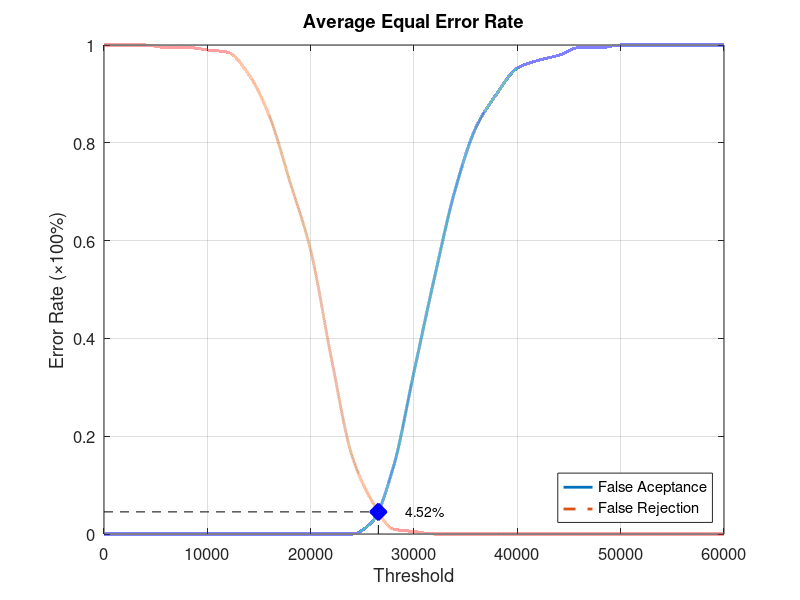
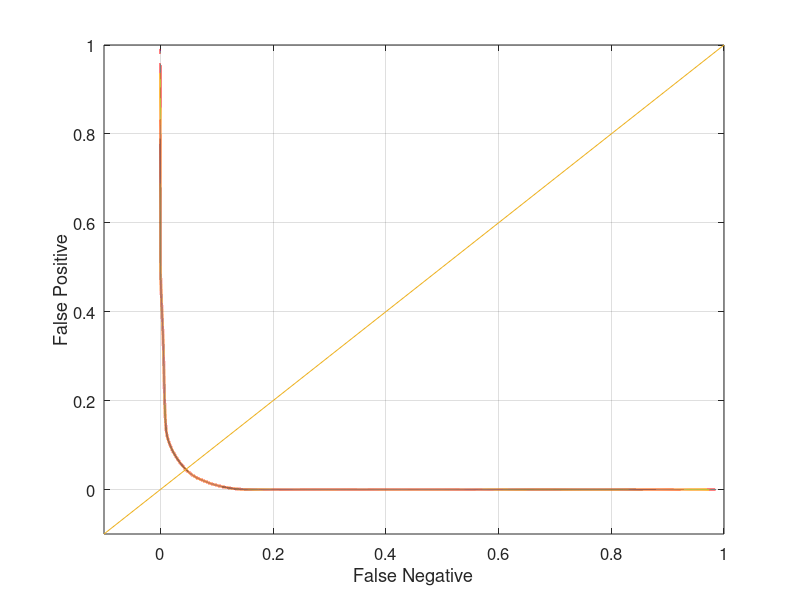

Reproduce these figures in MATLAB, in order.
function yEER = Database4_3
close all;
clear;
clc;
x = 0:2000:60000;
xq = 0:0.5:60000;

y0 = [0 0 0 0 0 0 0 0 0 0 0 0 0 0.0263158 0.136842 0.331579 0.526316 0.705263 0.831579 0.9 0.952632 0.968421 0.978947 0.994737 0.994737 1 1 1 1 1 1];
yy0 = interp1(x, y0, xq, 'pchip');
y1 = [1 1 1 0.995 0.995 0.99 0.985 0.94 0.855 0.72 0.58 0.36 0.16 0.065 0.01 0.005 0 0 0 0 0 0 0 0 0 0 0 0 0 0 0];
yy1 = interp1(x, y1, xq, 'pchip');

% Calculating EER: 
y2 = abs(y0 - y1);
find(y2 == min(y2))
yy2 = abs(yy0 - yy1);
xEER = find(yy2 == min(yy2));
xEERIndex = xq(xEER) % X-axis EER
yEER = yy0(xEER) % Y-axis EER

main = figure
plot(xq, yy0,'-','LineWidth', 2);	hold on
plot(xq, yy1,'--','LineWidth', 2);	hold on
plot([xEERIndex xEERIndex], [0 yEER], 'k--');	hold on
plot([0 xEERIndex], [yEER yEER], 'k--');	hold on
plot(xEERIndex, yEER, 'bx', 'LineWidth', 10);	hold on
text(xEERIndex + 10 * xEERIndex / 100, yEER, [num2str(round((10000 * yEER)) / 100) '%'])
legend('False Aceptance', 'False Rejection', 'Location', 'SouthEast')
xlabel('Threshold')
ylabel('Error Rate (\times100%)')
title('Average Equal Error Rate')
set(gca, 'FontSize', 12)
axis([0 60000 0 1])
grid on

print(main, 'Database4_3Main', '-dpng');
FNRxFPR = figure('Color', [1 1 1]);
plot(yy1, yy0, '-', yy1, yy0, 'LineWidth', 2);
hold on
y = -0.1:0.1:1
plot(y, y); 
set(gca, 'FontSize', 12)
xlabel('False Negative')
ylabel('False Positive')
axis([-0.1 1 -0.1 1])
set(gca, 'FontSize', 12)
grid on

print(FNRxFPR, 'Database4_3FNRxFPR','-dpng');
end
